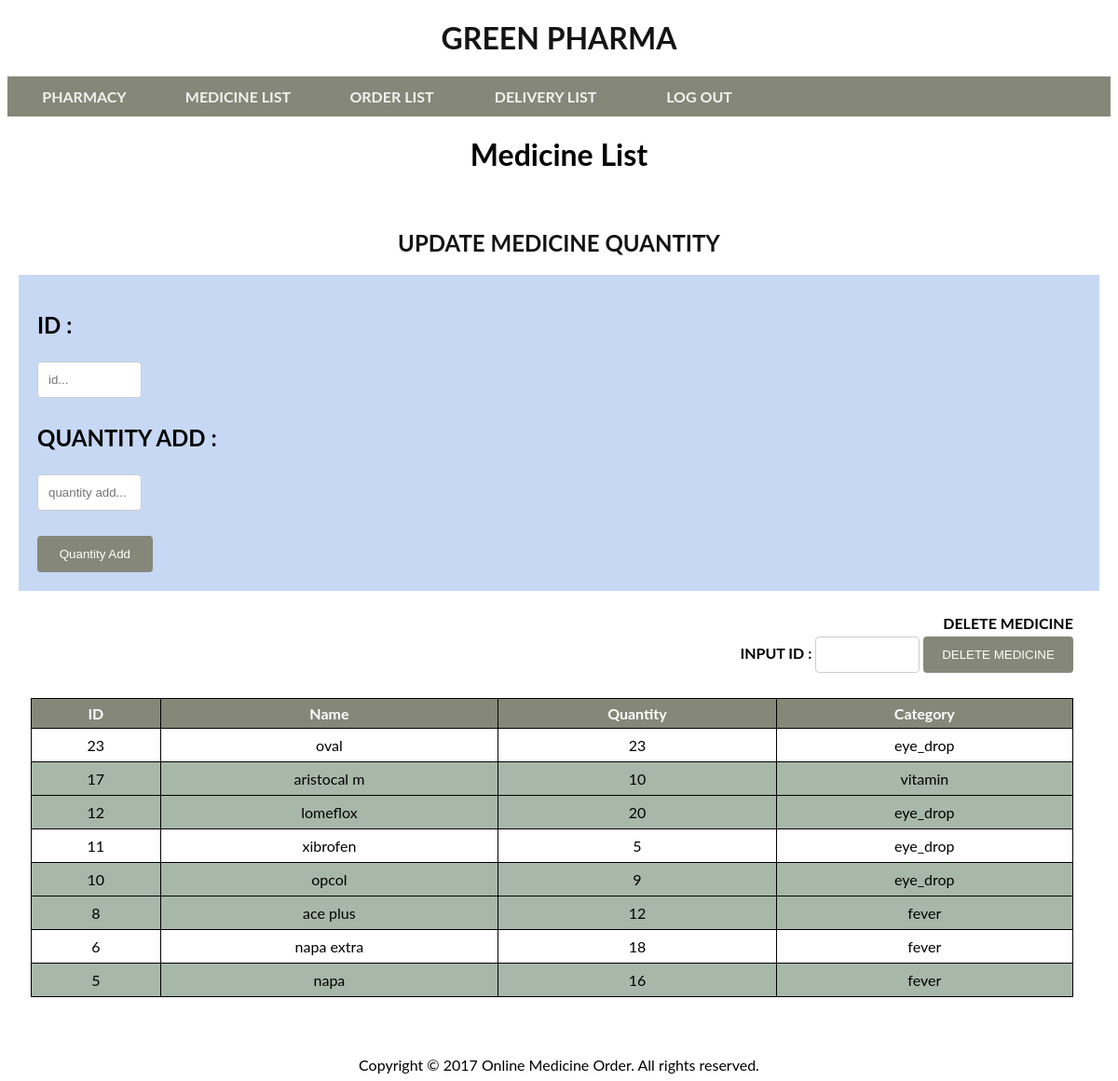
Page /pharmacy/medicine_list.php (signed in) on the committed database.
### tables this page shows
CREATE TABLE `location` (
  `id` int(200) NOT NULL,
  `lat` float NOT NULL,
  `lon` float NOT NULL,
  `name` varchar(100) NOT NULL,
  `address` varchar(200) NOT NULL,
  `pharmacy_id` int(100) NOT NULL
);

CREATE TABLE `medicine` (
  `id` int(200) NOT NULL,
  `name` varchar(100) NOT NULL,
  `category` varchar(100) NOT NULL,
  `price` float NOT NULL,
  `quantity` int(100) NOT NULL,
  `path` varchar(100) NOT NULL,
  `pharmacy_id` int(200) NOT NULL
);

### pharmacy/medicine_list.php (the view, shortened to what this page needs)
<?php
 if (isset($_SESSION['id'])) {
     $id = $_SESSION['id'];
}
if(isset($_SESSION["flag"])){
?>
<!DOCTYPE html>
<html>
<head>
</head>
<body>
  <?php
    $conn = new mysqli("localhost", "root", "", "pharmacy");
    foreach($conn->query('SELECT * from location') as $row){
             if($row['pharmacy_id'] == $id)
             $pharmacy_name = $row['name'];
      }
?>
<h1 align="center" style="color:#131413"> <b> <?php echo $pharmacy_name; ?> </b> </h1>
<div class="topnav" id="myTopnav">
 <a href="admin.php?id=<?php echo $id ?>"><span><b> PHARMACY </b></span></a>
  <a href="medicine_list.php?id=<?php echo $id ?>"><span><b>MEDICINE LIST</b></span></a>
  <a href="order_list.php?id=<?php echo $id ?>"><span><b> ORDER LIST </b></span></a>
  <a href="delivery_list.php?id=<?php echo $id ?>"><span><b> DELIVERY LIST </b></span></a>
   <a href="user_logout.php"><span><b>LOG OUT</b></span></a>
</div>
        <h1 style="text-align: center;"> Medicine List </h1>
<br>
         <h2 align="center" style="color:#131413"> <b> UPDATE MEDICINE QUANTITY </b> </h2>
 <div style="background-color:#c6d8f4;color:black;padding:20px; text-align:left; margin: 12px; width: auto;">
 <form action="admin_page_fetch_data.php" method="post" enctype="multipart/form-data">
      <h2> ID : </h2>
      <input type="text" name="id" placeholder = "id...">
      <h2> QUANTITY ADD : </h2>
      <input type="text" name="quantity_add" placeholder = "quantity add..."> <br><br>
      <input type="submit"  value=" Quantity Add ">
 </form>
 </div>
<?php
    function fetchNotice5(){
        $conn = new mysqli("localhost", "root", "", "pharmacy");
        $result= $conn->query("select * from medicine");
        $arr=array();
        while($row = $result->fetch_assoc()){
            $arr[] = $row;
        }
        return json_encode($arr);
    }
    $jsn = json_decode(fetchNotice5());
?>
     <div style="margin: 25px; width: 94.5%;">
        <form action="medicine_list.php?id=<?php echo $id ?>" method="post" style="text-align:right">
             <b>
		    DELETE MEDICINE </b><br>
            <b>INPUT ID : </b>
            <input type="text" name="input_ID" value="" size="11" maxlength="30" />
            <input type="submit" value="DELETE MEDICINE" name="del_id" />
        </form>
        <br>
        <table id="t01">
            <tr>
                <th> ID </th>
                <th> Name </th>
                <th> Quantity </th>
				        <th> Category </th>
            </tr>
            <?php
	$jsn = json_decode(fetchNotice());
	for($i=(sizeof($jsn)-1);$i>=0;$i--){
		echo "<tr>";
       if($jsn[$i]->pharmacy_id == $id){
			echo "<td  style='text-align:center'>".$jsn[$i]->id."</td>";
			echo "<td  style='text-align:center'>".$jsn[$i]->name."</td>";
      echo "<td  style='text-align:center'>".$jsn[$i]->quantity."</td>";
			echo "<td  style='text-align:center'>".$jsn[$i]->category."</td>";
			echo "</tr>";
    }
	}
	?>
        </table>
		</div>
        <br>
        <br>
        <div align="center">
            <footer>Copyright © 2017 Online Medicine Order. All rights reserved.</footer>
        </div>
</body>
</html>
<?php
}
else{
	header("Location:index.php");
}
	function fetchNotice(){
		$conn = new mysqli("localhost", "root", "", "pharmacy");
		$result= $conn->query("select * from medicine");
		$arr=array();
		while($row = $result->fetch_assoc()){
			$arr[] = $row;
		}
		return json_encode($arr);
	}
?>

### pharmacy/medicine_list.php (style rules this page uses)
body { font-family: "Lato",sans-serif; }
.topnav { overflow: hidden; background-color: #858778; }
.topnav a { float: left; display: block; color: #f2f2f2; text-align: center; padding: 12px 11px; text-decoration: none; font-size: 16px; width : 165px; }
* { box-sizing: border-box; }
table { width:100%; }
table, th, td { border: 1px solid black; border-collapse: collapse; }
th { padding: 6px; text-align: center; }
td { padding: 8px; text-align: left; }
table#t01 tr:nth-child(even) { background-color: #a7b7a8; }
table#t01 tr:nth-child(odd) { background-color: #fff; }
table#t01 th { background-color: #858778; color: white; }
input[type=text], select, textarea { width: 10%; padding: 11px; border: 1px solid #ccc; border-radius: 4px; box-sizing: border-box; margin-top: 5px; margin-bottom: 8px; resize: vertical; }
input[type=submit] { background-color: #858778; color: white; padding: 12px 20px; border: none; border-radius: 4px; cursor: pointer; }

### rows in the picture
location: name "GREEN PHARMA"
medicine: id "23", name "oval", quantity "23", category "eye_drop"
medicine: id "17", name "aristocal m", quantity "10", category "vitamin"
medicine: id "12", name "lomeflox", quantity "20", category "eye_drop"
medicine: id "11", name "xibrofen", quantity "5", category "eye_drop"
medicine: id "10", name "opcol", quantity "9", category "eye_drop"
medicine: id "8", name "ace plus", quantity "12", category "fever"
medicine: id "6", name "napa extra", quantity "18", category "fever"
medicine: id "5", name "napa", quantity "16", category "fever"
